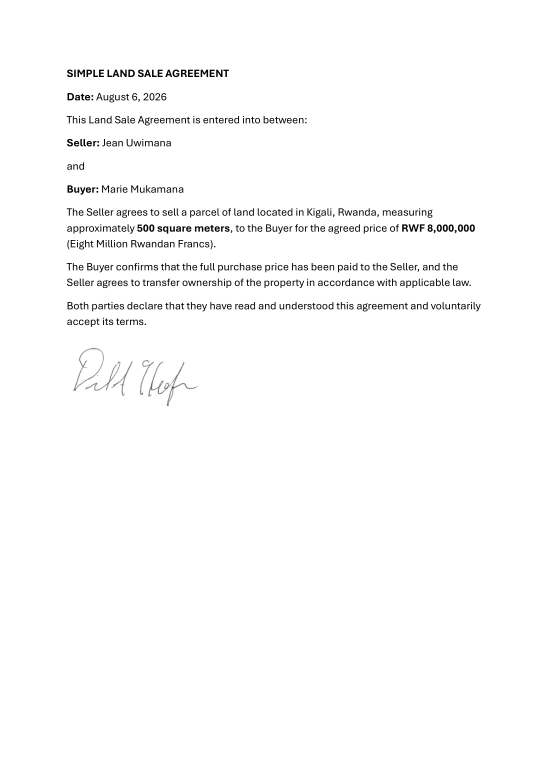
#> input picture data/converted/Forgery-test_page1_resaved.jpg, 1654 x 2339 px (shown at 1/3 size)
$ python -i hashing.py   (imports and definitions only)
#> lines starting #> are read from the running program, lines starting #| are printed output that depends on the picture; after the words box and inside, x2 and y2 are one past the last pixel; in counts of white or black regions, pixels touching at a corner belong together
#> further down, picture is the input picture: shape (2339, 1654, 3); min 0, max 255, mean 251.1
"""Private normalization and deterministic hash functions."""

from __future__ import annotations

import hashlib
import logging
from typing import Optional

import cv2
import numpy as np
from PIL import Image
from io import BytesIO

try:
    import tlsh  # type: ignore
except ImportError:  # pragma: no cover - exercised in minimal local installs
    tlsh = None


TLSH_MIN_BYTES = 256


def sha256_hex(raw: bytes) -> str:
    return hashlib.sha256(raw).hexdigest()


# [12 lines left out: function tlsh_digest, not called in this run]


def _corners(image: np.ndarray) -> Optional[np.ndarray]:
    gray = cv2.cvtColor(image, cv2.COLOR_BGR2GRAY)
    edges = cv2.Canny(gray, 50, 150)
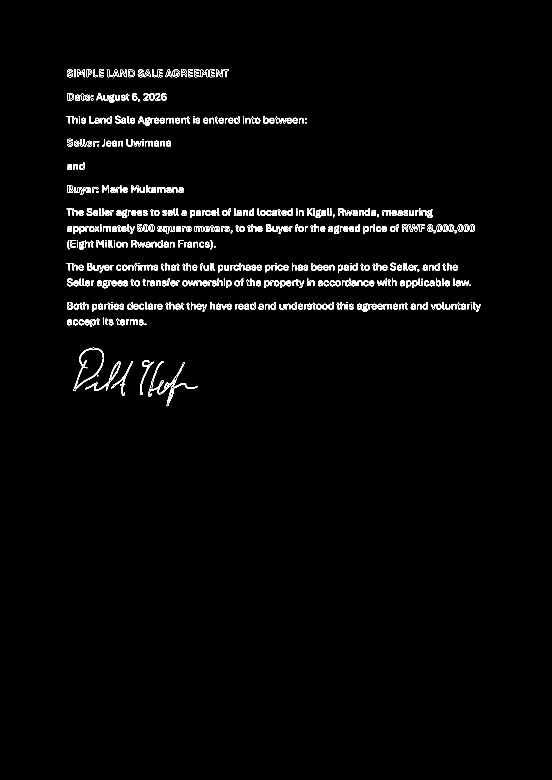
#> edges: shape (2339, 1654) (shown at 1/3 size); 1.2% white in thin lines or dots, all inside (x1, y1, x2, y2) = (200, 208, 1442, 1219)
    contours, _ = cv2.findContours(edges, cv2.RETR_LIST, cv2.CHAIN_APPROX_SIMPLE)
#> contours = 1495 contours, 203 with area under 20; largest, box (x1, y1, x2, y2) and area: (220, 1043, 312, 1173) 6018, (220, 1043, 312, 1173) 5920, (445, 1085, 593, 1219) 525, (322, 209, 358, 232) 373, (202, 279, 222, 302) 372
    for contour in sorted(contours, key=cv2.contourArea, reverse=True)[:20]:
        perimeter = cv2.arcLength(contour, True)
        polygon = cv2.approxPolyDP(contour, 0.02 * perimeter, True)
        if len(polygon) == 4 and cv2.contourArea(polygon) > image.shape[0] * image.shape[1] * 0.2:
            return polygon.reshape(4, 2).astype(np.float32)
#> this loop made 20 passes
#> perimeter on passes 1 to 12: 375.1, 372.7, 2152.1, 150.8, 75.56, 75.8, 73.21, 73.46, 73.56, 71.21, 72.97, 73.21
    return None


# [85 lines left out: functions _order_points, _hough_deskew, normalize_image, phash_bits, hamming_distance, tlsh_distance, not called in this run]

>>> import cv2
>>> picture = cv2.imread('../../../data/converted/Forgery-test_page1_resaved.jpg')
>>> result = _corners(picture)

$ run again, on data/converted/Authentic_page1.png
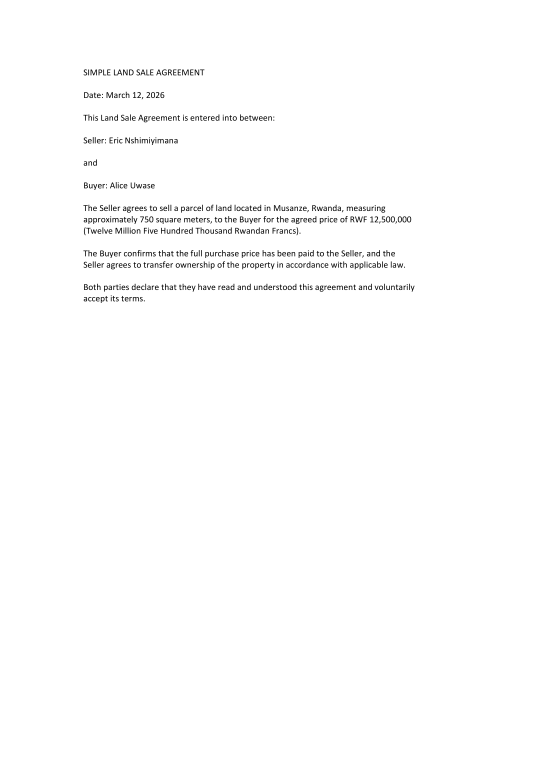
#> input picture data/converted/Authentic_page1.png, 1654 x 2339 px (shown at 1/3 size)
#> picture is the input picture: shape (2339, 1654, 3); min 0, max 255, mean 252.6
#> in _corners, `edges = cv2.Canny(gray, 50, 150)`:
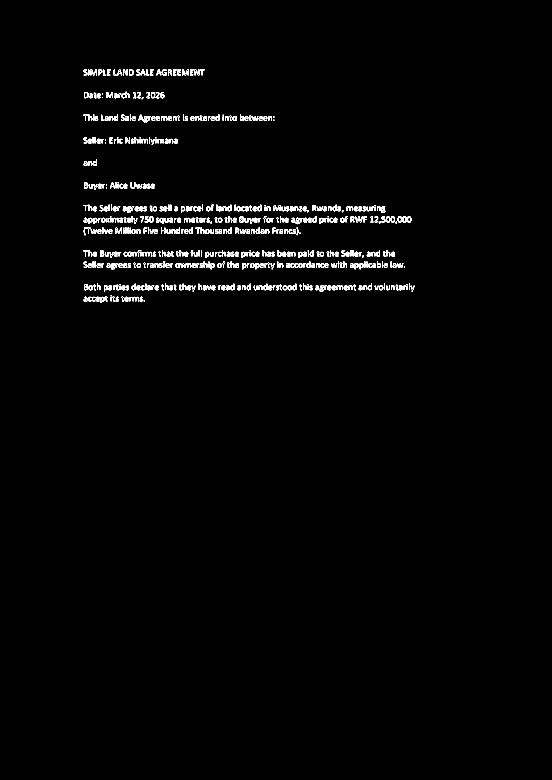
#> edges: shape (2339, 1654) (shown at 1/3 size); 0.87% white in thin lines or dots, all inside (x1, y1, x2, y2) = (250, 208, 1244, 909)
#> contours = 1731 contours, 670 with area under 20; largest, box (x1, y1, x2, y2) and area: (1193, 649, 1234, 668) 562, (1158, 649, 1185, 668) 374, (833, 750, 858, 770) 242, (720, 343, 745, 363) 242, (766, 789, 791, 808) 240
#> the loop in _corners, `for contour in sorted(contours, key=cv2.contourArea, reverse=True)[:20]:` made 20 passes
#> perimeter on passes 1 to 8: 162.2, 107.6, 118.2, 118.2, 116.2, 56.73, 56.73, 56.14
